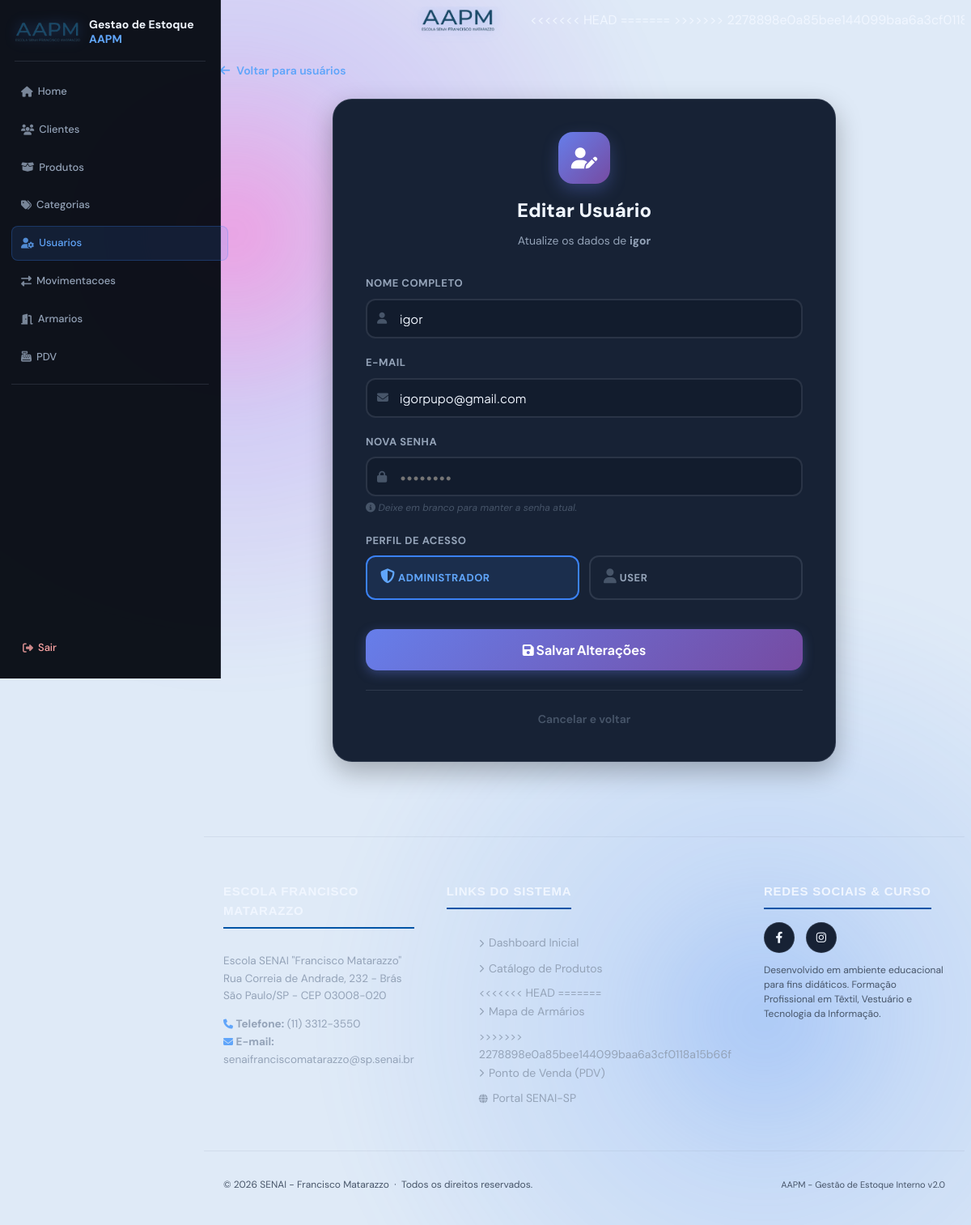
The page /usuarios/5/editar (signed in) on the database as committed earlier.
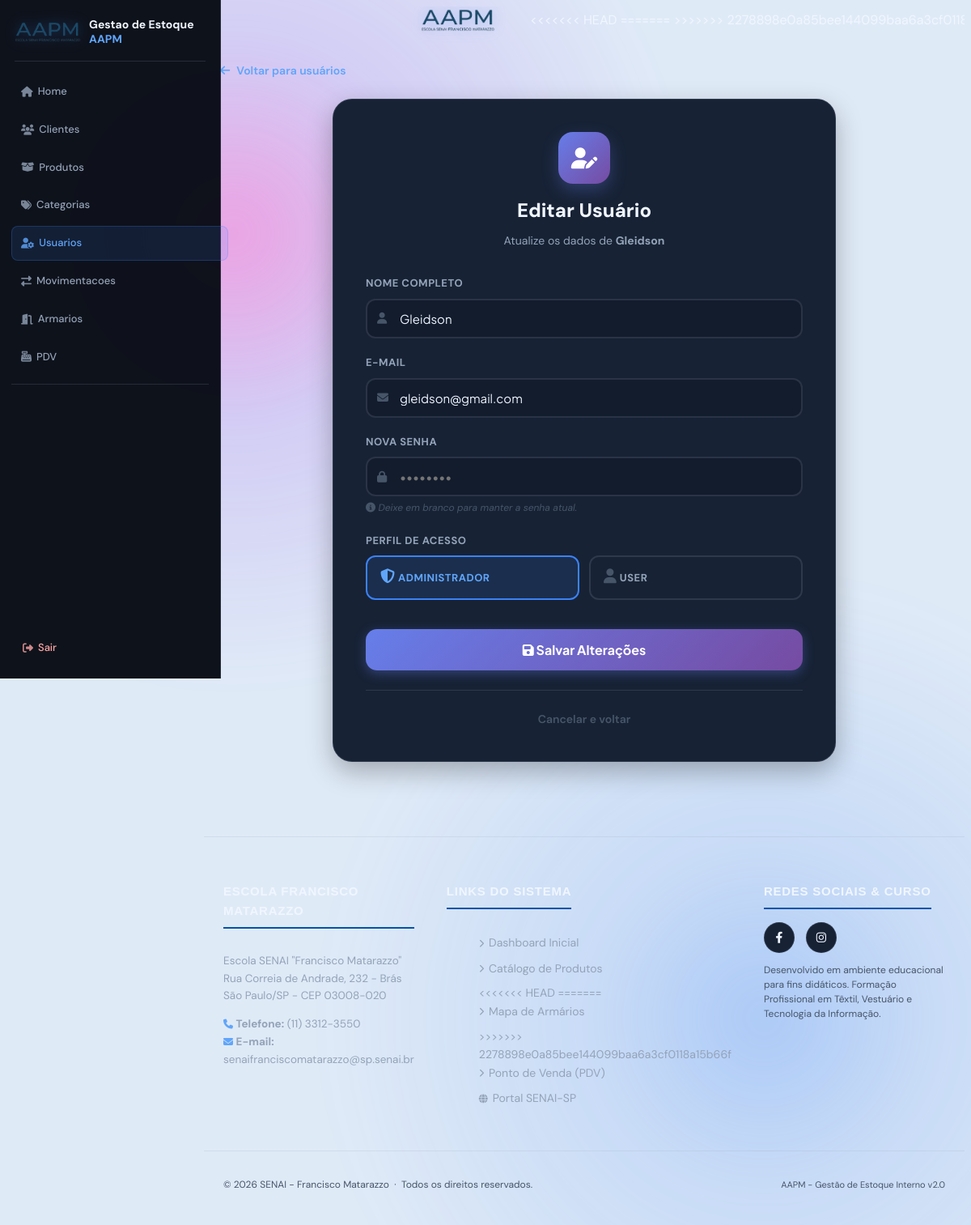
The same page on the database as committed later.
### app/models/usuario.py (models this page shows)
class Usuario(Base):
    __tablename__ = "usuarios"
    id = Column(Integer, primary_key=True, index=True)
    nome = Column(String(255), nullable=False)
    email = Column(String(255), unique=True, nullable=False)
    senha_hash = Column(String(255), nullable=False)
    role = Column(String(20), default="user")
    ativo = Column(Boolean, default=True)
    criado_em = Column(DateTime, server_default=func.now())

### app/controllers/admin_controller.py (the view)
@router.get("/{usuario_id}/editar")
def form_editar_usuario(
    usuario_id: int,
    request: Request,
    db: Session = Depends(get_db),
    admin = Depends(get_admin)
):
    editando = db.query(Usuario).filter(Usuario.id == usuario_id).first()
    if not editando:
        return RedirectResponse(url="/usuarios", status_code=302)
    return templates.TemplateResponse(
        request,
        "usuarios/form.html",
        {
            "request": request,
            "usuario": admin,
            "editando": editando
        }
    )

### app/templates/usuarios/form.html (shortened to what this page needs)
{% extends "base.html" %}
{% block content %}
<div class="form-wrapper">
  <a href="/usuarios" class="back-link"><i class="fas fa-arrow-left"></i> Voltar para usuários</a>
  <div class="form-card">
    <div class="form-header">
      <div class="form-icon">
        <i class="fas fa-{{ 'user-pen' if editando else 'user-plus' }}"></i>
      </div>
      <h2 class="form-title">{{ 'Editar Usuário' if editando else 'Novo Usuário' }}</h2>
      <p class="form-subtitle">
        {% if editando %}Atualize os dados de <strong>{{ editando.nome }}</strong>
        {% else %}Preencha os dados para criar um acesso ao sistema{% endif %}
      </p>
    </div>
    <form action="/usuarios/{{ editando.id ~ '/editar' if editando else 'novo' }}" method="post"
      data-confirm-message="{{ 'Confirma as alteracoes deste usuario?' if editando else 'Confirma o cadastro deste usuario?' }}">
      <div class="field">
        <label>Nome Completo</label>
        <div class="input-wrap">
          <input type="text" name="nome" placeholder="Nome do usuário" required
            value="{{ editando.nome if editando else (valores.nome if valores else '') }}">
        </div>
      </div>
      <div class="field">
        <label>E-mail</label>
        <div class="input-wrap">
          <input type="email" name="email" placeholder="usuario@aapm.com" required
            value="{{ editando.email if editando else (valores.email if valores else '') }}">
        </div>
      </div>
      <div class="field">
        <label>{{ 'Nova Senha' if editando else 'Senha' }}</label>
        <div class="input-wrap">
          <input type="password" name="senha" placeholder="••••••••" {{ '' if editando else 'required' }}>
        </div>
        {% if editando %}
        <p class="hint"><i class="fas fa-circle-info"></i> Deixe em branco para manter a senha atual.</p>
        {% endif %}
      </div>
      <div class="field">
        <label>Perfil de Acesso</label>
        <div class="role-grid">
          <div class="role-option">
            <label for="role_admin" class="role-label">
              <i class="fas fa-shield-halved"></i> Administrador
            </label>
          </div>
          <div class="role-option">
            <label for="role_user" class="role-label">
              <i class="fas fa-user"></i> User
            </label>
          </div>
        </div>
      </div>
      <button type="submit" class="btn-submit">
        <i class="fas fa-{{ 'floppy-disk' if editando else 'user-plus' }}"></i>
        {{ 'Salvar Alterações' if editando else 'Criar Usuário' }}
      </button>
    </form>
    <hr class="divider">
    <a href="/usuarios" class="cancel-link">Cancelar e voltar</a>
  </div>
</div>
{% endblock %}

Rows that differ between the two databases and show on the page:
changed Usuario: nome "igor" → "Gleidson"; email "igorpupo@gmail.com" → "gleidson@gmail.com"
